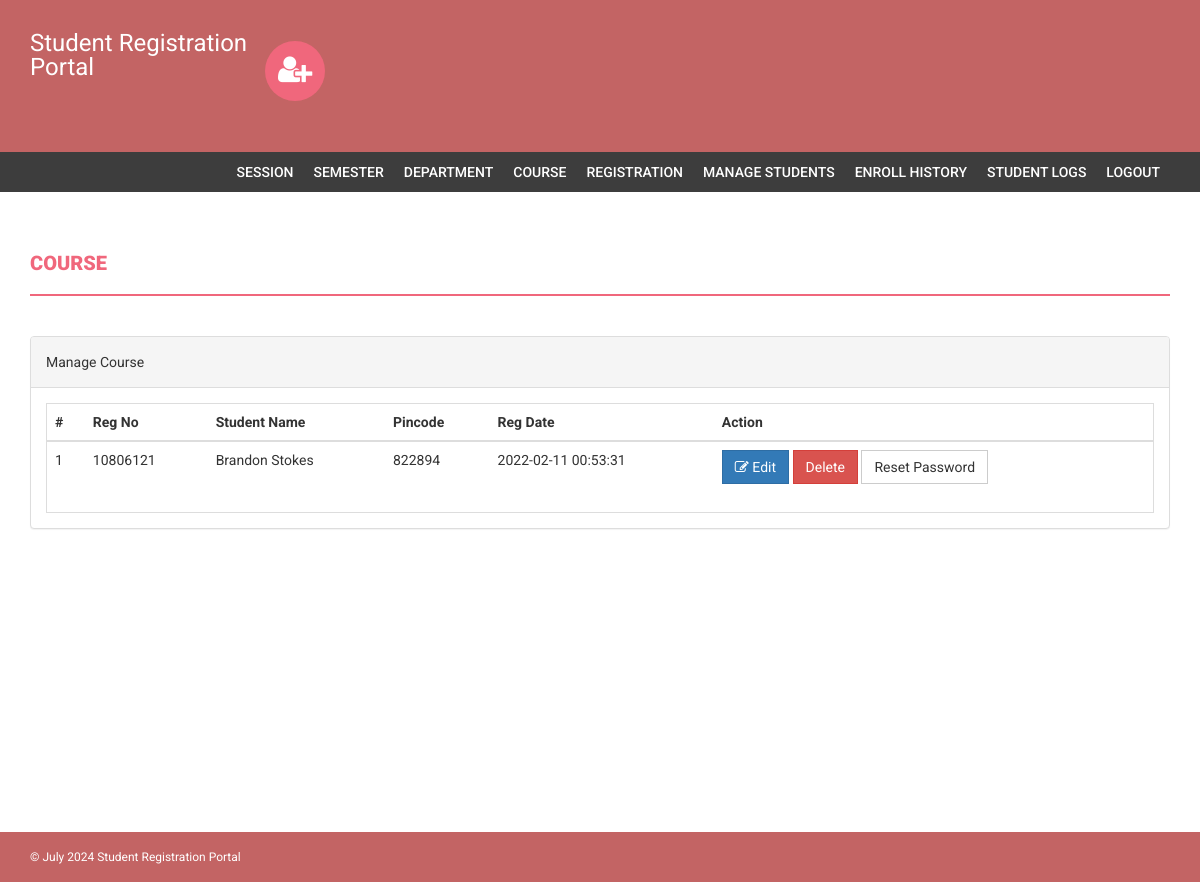
Page /admin/manage-students.php (signed in) on the committed database.
### tables this page shows
CREATE TABLE `students` (
  `StudentRegno` varchar(255) NOT NULL,
  `studentPhoto` varchar(255) DEFAULT NULL,
  `password` varchar(255) DEFAULT NULL,
  `studentName` varchar(255) DEFAULT NULL,
  `pincode` varchar(255) DEFAULT NULL,
  `session` varchar(255) DEFAULT NULL,
  `department` varchar(255) DEFAULT NULL,
  `semester` varchar(255) DEFAULT NULL,
  `cgpa` decimal(10,2) DEFAULT NULL,
  `creationdate` timestamp NULL DEFAULT current_timestamp(),
  `updationDate` varchar(255) DEFAULT NULL
);

### admin/manage-students.php (the view, shortened to what this page needs)
<?php
if(strlen($_SESSION['alogin'])==0)
    {
header('location:index.php');
}
else{
?>
<!DOCTYPE html>
<html xmlns="http://www.w3.org/1999/xhtml">
<head>
    <link href="assets/css/bootstrap.css" rel="stylesheet" />
    <link href="assets/css/font-awesome.css" rel="stylesheet" />
    <link href="assets/css/style.css" rel="stylesheet" />
</head>
<body>
<?php include('includes/header.php');?>
<?php if($_SESSION['alogin']!="")
{
 include('includes/menubar.php');
}
 ?>
    <div class="content-wrapper">
        <div class="container">
              <div class="row">
                    <div class="col-md-12">
                        <h1 class="page-head-line">Course  </h1>
                    </div>
                </div>
                <div class="row" >
                <div class="col-md-12">
                    <div class="panel panel-default">
                        <div class="panel-heading">
                            Manage Course
                        </div>
                        <div class="panel-body">
                            <div class="table-responsive table-bordered">
                                <table class="table">
                                    <thead>
                                        <tr>
                                            <th>#</th>
                                            <th>Reg No </th>
                                            <th>Student Name </th>
                                            <th> Pincode</th>
                                             <th>Reg Date</th>
                                             <th>Action</th>
                                        </tr>
                                    </thead>
                                    <tbody>
<?php
$sql=mysqli_query($con,"select * from students");
$cnt=1;
while($row=mysqli_fetch_array($sql))
{
?>
                                        <tr>
                                            <td><?php echo $cnt;?></td>
                                            <td><?php echo htmlentities($row['StudentRegno']);?></td>
                                            <td><?php echo htmlentities($row['studentName']);?></td>
                                            <td><?php echo htmlentities($row['pincode']);?></td>
                                            <td><?php echo htmlentities($row['creationdate']);?></td>
                                            <td>
                                            <a href="edit-student-profile.php?id=<?php echo $row['StudentRegno']?>">
<button class="btn btn-primary"><i class="fa fa-edit "></i> Edit</button> </a>
<a href="manage-students.php?id=<?php echo $row['StudentRegno']?>&del=delete" onClick="return confirm('Are you sure you want to delete?')">
                                            <button class="btn btn-danger">Delete</button>
</a>
<a href="manage-students.php?id=<?php echo $row['StudentRegno']?>&pass=update" onClick="return confirm('Are you sure you want to reset password?')">
<button type="submit" name="submit" id="submit" class="btn btn-default">Reset Password</button>
</a>
                                            </td>
                                        </tr>
<?php
$cnt++;
} ?>
                                    </tbody>
                                </table>
                            </div>
                        </div>
                    </div>
                </div>
            </div>
        </div>
    </div>
  <?php include('includes/footer.php');?>
</body>
</html>
<?php } ?>

### admin/assets/css/style.css (style rules this page uses)
body { font-family: 'Roboto', sans-serif; line-height: 30px; }
.content-wrapper { margin-top: 40px; min-height: 600px; padding-bottom: 60px; }
.page-head-line { font-weight: 900; padding-bottom: 20px; border-bottom: 2px solid #F0677C; text-transform: uppercase; color: #F0677C; font-size: 20px; margin-bottom: 40px; }
.btn { border-radius: 0px; -webkit-border-radius: 0px; -moz-border-radius: 0px; }

### rows in the picture
students: StudentRegno "10806121", studentName "Brandon Stokes", pincode "822894", creationdate "2022-02-11 00:53:31"
